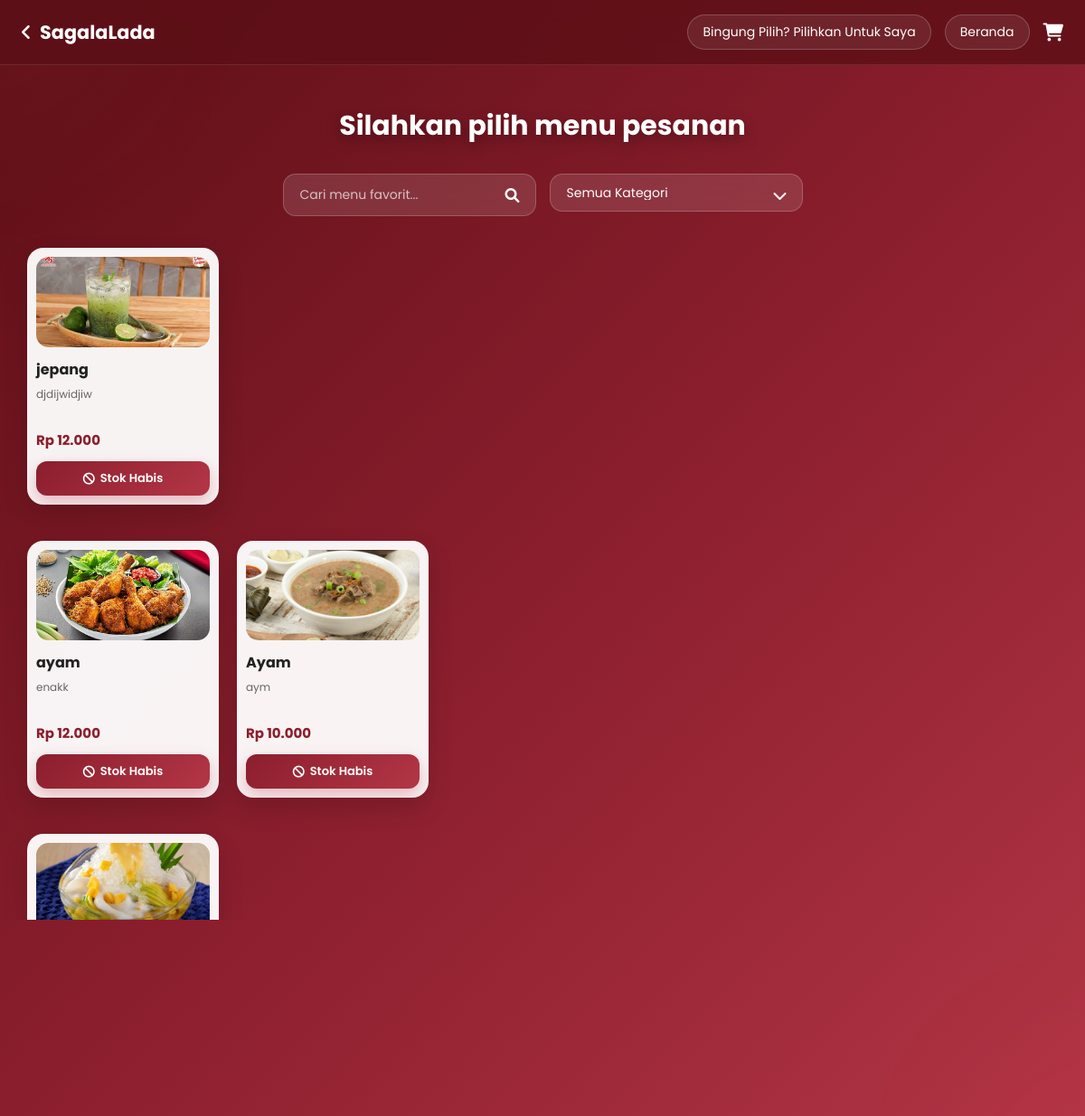
/pelanggan/menu.php, run on the app's committed database.
### tables this page shows
CREATE TABLE `menu` (
  `id_menu` int(11) NOT NULL,
  `nama_menu` varchar(100) DEFAULT NULL,
  `harga` int(11) DEFAULT NULL,
  `stok` int(11) DEFAULT NULL,
  `gambar` varchar(255) DEFAULT NULL,
  `id_kategori_menu` int(11) DEFAULT NULL,
  `id_admin` int(11) DEFAULT NULL,
  `deskripsi_menu` text NOT NULL,
  `status` enum('tersedia','habis') DEFAULT 'tersedia'
);

### pelanggan/menu.php (the view, shortened to what this page needs)
<?php
include "koneksi.php";
$search = isset($_GET['search'])
    ? mysqli_real_escape_string($conn, $_GET['search'])
    : '';
$query = "SELECT menu.*, kategori_menu.nama_kategori_menu
          FROM menu
          JOIN kategori_menu
          ON menu.id_kategori_menu = kategori_menu.id_kategori_menu
          WHERE menu.nama_menu LIKE '%$search%'";
$result = mysqli_query($conn, $query);
$menu_berdasarkan_kategori = [];
while ($row = mysqli_fetch_assoc($result)) {
    $cat_name = strtolower($row['nama_kategori_menu']);
    $menu_berdasarkan_kategori[$cat_name][] = $row;
}
$urutan_kategori = ['paket', 'makanan', 'minuman'];
?>
<!DOCTYPE html>
<html lang="id">
<head>
    <link rel="stylesheet" href="https://cdnjs.cloudflare.com/ajax/libs/font-awesome/6.0.0/css/all.min.css">
    <link rel="stylesheet" href="css/style_menu.css">
</head>
<body>
<header class="dashboard-header">
    <div class="logo">
        <a href="../index.html" class="back-icon">
            <i class="fa-solid fa-angle-left"></i>
        </a>
        SagalaLada
    </div>
    <div class="menu-right">
        <a href="rekomendasi.php" class="dashboard-link">
            Bingung Pilih? Pilihkan Untuk Saya
        </a>
        <a href="../index.html" class="dashboard-link">Beranda</a>
        <a href="keranjang.php" class="keranjang-link cart-icon">
            <i class="fa-solid fa-cart-shopping"></i>
        </a>
    </div>
</header>
<div class="container" id="menu-section">
    <h2 class="main-title">Silahkan pilih menu pesanan</h2>
    <form action="" method="GET" id="filterForm">
        <div class="search-wrapper">
            <div class="search-box">
                <input
                    type="text"
                    name="search"
                    placeholder="Cari menu favorit..."
                    value="<?php echo htmlspecialchars($search); ?>"
                    autocomplete="off"
                >
                <i class="fas fa-search"></i>
            </div>
            <div class="dropdown-container">
                <select name="kategori" class="dropdown-menu" onchange="this.form.submit()">
                    <option value="">Semua Kategori</option>
                </select>
                <i class="fas fa-chevron-down dropdown-icon"></i>
            </div>
        </div>
    </form>
    <?php if (count($menu_berdasarkan_kategori) > 0) { ?>
        <?php foreach ($urutan_kategori as $kat_key) { ?>
            <?php if (isset($menu_berdasarkan_kategori[$kat_key])) { ?>
                <div class="menu-grid">
                    <?php foreach ($menu_berdasarkan_kategori[$kat_key] as $row) { ?>
                        <?php $foto = "../admind/crud/menu/upload/" . $row['gambar']; ?>
                        <div class="card-menu">
                            <img src="<?= $foto ?>" alt="<?= $row['nama_menu'] ?>">
                            <h4><?= $row['nama_menu'] ?></h4>
                            <p class="desc"><?= $row['deskripsi_menu'] ?></p>
                            <div class="price">
                                Rp <?= number_format($row['harga'], 0, ',', '.') ?>
                            </div>
                            <?php
                            if ($row['stok'] > 0 && $row['status'] == 'tersedia') { ?>
                                <a href="tambah_keranjang.php?id=<?= $row['id_menu'] ?>" class="btn-add">
                                    <i class="fa-solid fa-plus"></i> Keranjang
                                </a>
                            <?php } else { ?>
                                <button class="btn-add" style="background-color: #ccc; cursor: not-allowed; border: none;" disabled>
                                    <i class="fa-solid fa-ban"></i> Stok Habis
                                </button>
                            <?php } ?>
                        </div>
                    <?php } ?>
                </div>
            <?php } ?>
        <?php } ?>
    <?php } else { ?>
        <div class="empty-menu">
            <h3>Menu tidak ditemukan</h3>
        </div>
    <?php } ?>
</div>
</body>
</html>

### pelanggan/css/style_menu.css (style rules this page uses)
:root { --primary-dark: #5c0f16; --primary-red: #8b1e2d; --accent-red: #b33646; --soft-pink: #ffccd5; --black: #212121; --dark-gray: #383838; --light-gray: #f8f9fa; --white: #ffffff; --shadow: 0 10px 30px rgba(0,0,0,0.12); }
* { margin: 0; padding: 0; box-sizing: border-box; font-family: 'Poppins', sans-serif; }
html { scroll-behavior: smooth; }
body { background: linear-gradient(135deg, #5c0f16, #8b1e2d, #b33646); min-height: 100vh; overflow-x: hidden; position: relative; }
body::before, body::after { content: ''; position: fixed; width: 150px; height: 150px; border-radius: 50%; filter: blur(120px); z-index: -1; opacity: 0.35; }
body::before { background: #ff6b81; top: -100px; left: -100px; }
body::after { background: #ff4757; bottom: -120px; right: -120px; }
.dashboard-header { background: rgba(92, 15, 22, 0.78); backdrop-filter: blur(12px); color: white; padding: 1rem 1.5rem; display: flex; justify-content: space-between; align-items: center; position: sticky; top: 0; z-index: 999; border-bottom: 1px solid rgba(255,255,255,0.1); }
.logo { font-size: 1.3rem; font-weight: 700; display: flex; align-items: center; gap: 10px; }
.back-icon { color: white; text-decoration: none; font-size: 20px; transition: 0.3s; }
.menu-right { display: flex; align-items: center; gap: 15px; }
.dashboard-link { text-decoration: none; color: white; padding: 8px 16px; border-radius: 30px; border: 1px solid rgba(255,255,255,0.2); background: rgba(255,255,255,0.08); transition: 0.3s; font-size: 14px; }
.keranjang-link { color: white; font-size: 20px; transition: 0.3s; }
.container { width: 100%; max-width: 1800px; margin: 25px auto; padding: 20px 30px; }
.main-title { text-align: center; color: white; font-size: 30px; font-weight: 700; margin-bottom: 30px; text-shadow: 0 5px 15px rgba(0,0,0,0.35); }
.search-wrapper { display: flex; justify-content: center; gap: 15px; flex-wrap: wrap; margin-bottom: 35px; }
.search-box, .dropdown-container { width: 280px; position: relative; }
.search-box input, .dropdown-menu { width: 100%; padding: 12px 45px 12px 18px; border-radius: 14px; border: 1px solid rgba(255,255,255,0.2); background: rgba(255,255,255,0.12); backdrop-filter: blur(10px); color: white; outline: none; font-size: 14px; transition: 0.3s; }
.search-box input::placeholder { color: rgba(255,255,255,0.7); }
.search-box i, .dropdown-icon { position: absolute; top: 50%; right: 18px; transform: translateY(-50%); color: white; pointer-events: none; }
.dropdown-menu { appearance: none; -webkit-appearance: none; -moz-appearance: none; }
.dropdown-menu option { color: black; }
.menu-grid { display: grid; grid-template-columns: repeat(6, minmax(0, 1fr)); gap: 20px; margin-bottom: 40px; width: 100%; }
.card-menu { min-width: 0; display: flex; flex-direction: column; height: 100%; background: rgba(255,255,255,0.95); border-radius: 18px; padding: 10px; overflow: hidden; position: relative; box-shadow: 0 12px 28px rgba(0,0,0,0.15); transition: all 0.35s ease; }
.card-menu img { width: 100%; height: 100px; object-fit: cover; border-radius: 14px; margin-bottom: 12px; transition: transform 0.45s ease; }
.card-menu h4 { color: var(--black); font-size: 16px; margin-bottom: 6px; font-weight: 700; }
.card-menu .desc { color: #666; font-size: 12px; line-height: 1.5; min-height: 38px; margin-bottom: 10px; }
.card-menu .price { color: var(--primary-red); font-size: 15px; font-weight: 700; margin-bottom: 12px; }
.btn-add { margin-top: auto; display: flex; align-items: center; justify-content: center; gap: 6px; background: linear-gradient(135deg, #8b1e2d, #b33646); color: white; text-decoration: none; padding: 9px; border-radius: 12px; font-weight: 600; font-size: 13px; transition: 0.35s; box-shadow: 0 8px 18px rgba(179, 54, 70, 0.3); }
@media (max-width: 1200px) { .menu-grid { grid-template-columns: repeat(5, 1fr); } }

### data on the page
menu: gambar (picture), nama_menu "jepang", deskripsi_menu "djdijwidjiw", harga "12.000", stok "Stok Habis"
menu: gambar (picture), nama_menu "ayam", deskripsi_menu "enakk", harga "12.000", stok "Stok Habis"
menu: gambar (picture), nama_menu "Ayam", deskripsi_menu "aym", harga "10.000", stok "Stok Habis"
menu: gambar (picture)
